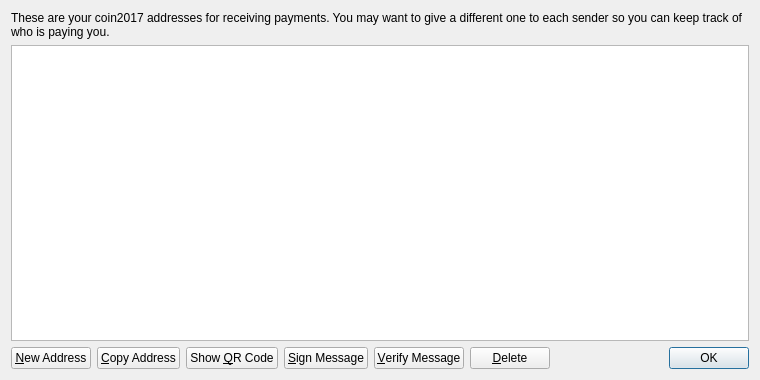
<?xml version="1.0" encoding="UTF-8"?>
<ui version="4.0">
 <class>AddressBookPage</class>
 <widget class="QWidget" name="AddressBookPage">
  <property name="geometry">
   <rect>
    <x>0</x>
    <y>0</y>
    <width>760</width>
    <height>380</height>
   </rect>
  </property>
  <property name="windowTitle">
   <string>Address Book</string>
  </property>
  <layout class="QVBoxLayout" name="verticalLayout">
   <item>
    <widget class="QLabel" name="labelExplanation">
     <property name="text">
      <string>These are your coin2017 addresses for receiving payments. You may want to give a different one to each sender so you can keep track of who is paying you.</string>
     </property>
     <property name="textFormat">
      <enum>Qt::PlainText</enum>
     </property>
     <property name="wordWrap">
      <bool>true</bool>
     </property>
    </widget>
   </item>
   <item>
    <widget class="QTableView" name="tableView">
     <property name="contextMenuPolicy">
      <enum>Qt::CustomContextMenu</enum>
     </property>
     <property name="toolTip">
      <string>Double-click to edit address or label</string>
     </property>
     <property name="tabKeyNavigation">
      <bool>false</bool>
     </property>
     <property name="alternatingRowColors">
      <bool>true</bool>
     </property>
     <property name="selectionMode">
      <enum>QAbstractItemView::SingleSelection</enum>
     </property>
     <property name="selectionBehavior">
      <enum>QAbstractItemView::SelectRows</enum>
     </property>
     <property name="sortingEnabled">
      <bool>true</bool>
     </property>
     <attribute name="verticalHeaderVisible">
      <bool>false</bool>
     </attribute>
    </widget>
   </item>
   <item>
    <layout class="QHBoxLayout" name="horizontalLayout">
     <item>
      <widget class="QPushButton" name="newAddressButton">
       <property name="toolTip">
        <string>Create a new address</string>
       </property>
       <property name="text">
        <string>&amp;New Address</string>
       </property>
       <property name="icon">
        <iconset resource="../bitcoin.qrc">
         <normaloff>:/icons/add</normaloff>:/icons/add</iconset>
       </property>
      </widget>
     </item>
     <item>
      <widget class="QPushButton" name="copyToClipboard">
       <property name="toolTip">
        <string>Copy the currently selected address to the system clipboard</string>
       </property>
       <property name="text">
        <string>&amp;Copy Address</string>
       </property>
       <property name="icon">
        <iconset resource="../bitcoin.qrc">
         <normaloff>:/icons/editcopy</normaloff>:/icons/editcopy</iconset>
       </property>
      </widget>
     </item>
     <item>
      <widget class="QPushButton" name="showQRCode">
       <property name="text">
        <string>Show &amp;QR Code</string>
       </property>
       <property name="icon">
        <iconset resource="../bitcoin.qrc">
         <normaloff>:/icons/qrcode</normaloff>:/icons/qrcode</iconset>
       </property>
      </widget>
     </item>
     <item>
      <widget class="QPushButton" name="signMessage">
       <property name="toolTip">
        <string>Sign a message to prove you own a Bitcoin address</string>
       </property>
       <property name="text">
        <string>&amp;Sign Message</string>
       </property>
       <property name="icon">
        <iconset resource="../bitcoin.qrc">
         <normaloff>:/icons/edit</normaloff>:/icons/edit</iconset>
       </property>
      </widget>
     </item>
     <item>
      <widget class="QPushButton" name="verifyMessage">
       <property name="toolTip">
        <string>Verify a message to ensure it was signed with a specified Bitcoin address</string>
       </property>
       <property name="text">
        <string>&amp;Verify Message</string>
       </property>
       <property name="icon">
        <iconset resource="../bitcoin.qrc">
         <normaloff>:/icons/transaction_0</normaloff>:/icons/transaction_0</iconset>
       </property>
      </widget>
     </item>
     <item>
      <widget class="QPushButton" name="deleteButton">
       <property name="toolTip">
        <string>Delete the currently selected address from the list. Only sending addresses can be deleted.</string>
       </property>
       <property name="text">
        <string>&amp;Delete</string>
       </property>
       <property name="icon">
        <iconset resource="../bitcoin.qrc">
         <normaloff>:/icons/remove</normaloff>:/icons/remove</iconset>
       </property>
      </widget>
     </item>
     <item>
      <spacer name="horizontalSpacer">
       <property name="orientation">
        <enum>Qt::Horizontal</enum>
       </property>
       <property name="sizeHint" stdset="0">
        <size>
         <width>40</width>
         <height>20</height>
        </size>
       </property>
      </spacer>
     </item>
     <item>
      <widget class="QDialogButtonBox" name="buttonBox">
       <property name="sizePolicy">
        <sizepolicy hsizetype="Maximum" vsizetype="Fixed">
         <horstretch>0</horstretch>
         <verstretch>0</verstretch>
        </sizepolicy>
       </property>
       <property name="standardButtons">
        <set>QDialogButtonBox::Ok</set>
       </property>
      </widget>
     </item>
    </layout>
   </item>
  </layout>
 </widget>
 <resources>
  <include location="../bitcoin.qrc"/>
 </resources>
 <connections/>
</ui>
